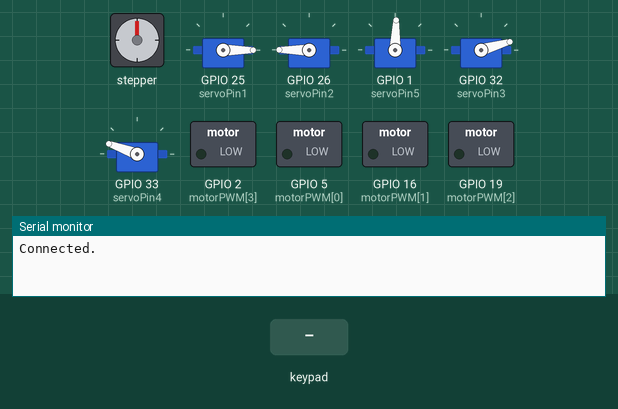
Recording of a sketch running on a simulated ESP32. Parts: stepper motor, 5 × servo, switched loads named in the sketch (green lamp = pin HIGH), the last lines printed to the serial monitor. Wiring (inferred from the names in the program): stepper motor (2048 steps per turn assumed): coils GPIO 17, GPIO 4, GPIO 18, GPIO 15. The test bench sets the inputs (shaded band). Nothing arrives over Bluetooth unless stated; servo pulses on a pin are drawn as a servo (544–2400 µs = 0–180°).

Above: at 1.2 s.
1.3 s: key 'S' pressed
At 1.8 s:
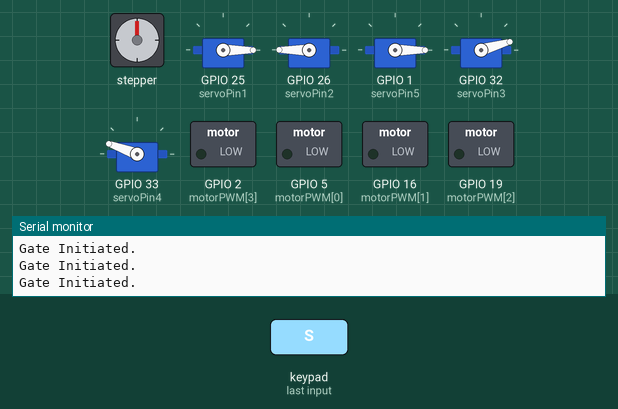
2.8 s: key 'T' pressed
At 4.1 s:
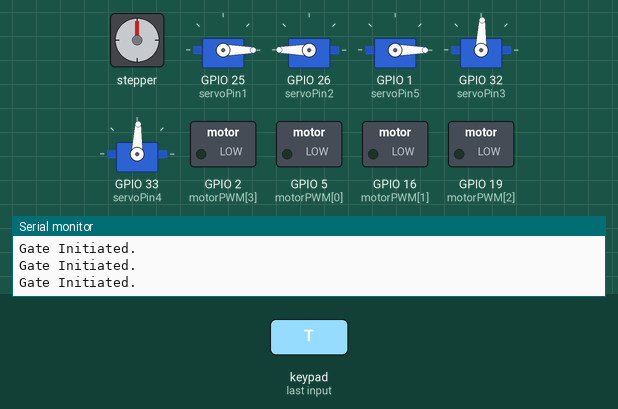
At 12.8 s:
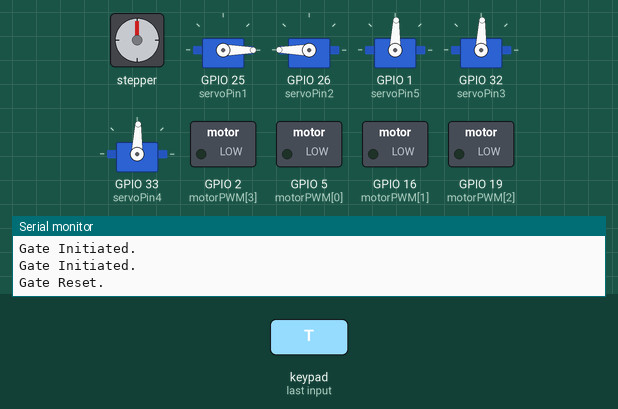
Timing chart, 0 to 13.2 s (numbered marks = the images above; inputs shaded):
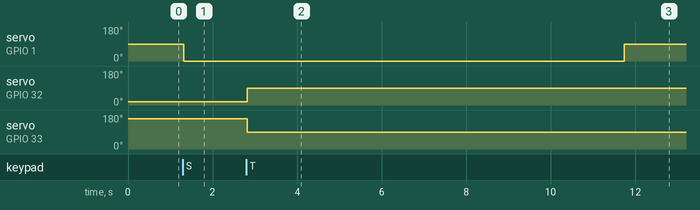

Measured:
- after the input at 1.3 s, servo on GPIO 1 (servoPin5): 88° → 0° at once
- after the input at 2.8 s, servo on GPIO 32 (servoPin3): 16° → 88° at once; servo on GPIO 33 (servoPin4): 160° → 88° at once

The sketch:

Robocon_Seeker_V2.ino
```cpp
// // Additional Functionalities
// #include "OTA.h"
// #include "User_interface.h"
// #include "MPU6050.h"

// Functional Macros
#include "PS3.h"
#include "Movement.h"
#include "Servo.h"
#include "Stepper.h"

void setup() {
  // Setup Read Spead and Serial monitor's Baud Rate
  analogReadResolution(12);
  Serial.begin(115200);

  // // Additional Macro Setups
  // OTA_setup();
  // User_interface_setup();
  // MPU6050_setup();

  // Macro Setups
  PS3_setup();
  Movement_setup();
  Servo_setup();
  Stepper_setup();

  while (!Ps3.isConnected())
  {
    motor(motor_Speed);
    //    OLED_display();
    //    OLED_display();
    PS3_move(stick_LX, stick_LY, stick_RX , stick_RY);
    //    server.handleClient();
    delay(1);
  }
}

void loop() {

  // // Additonal Macro Service Routines (Polling)
  // OLED_display();
  // server.handleClient();

  // Macro Service Routines (Polling)
  PS3_move(stick_LX, stick_LY, stick_RX , stick_RY);
  Servo_run(Triangle, Square, L1, R1);
  Stepper_run(L2, R2);

//  delay(1);
}
```

Movement.h
```cpp
// motor control system for TB6612FNG motor driver
// Also includes PS3 to motor control


//  motor control pin layout   [ Left Front, Right Front , Back Left , Back Right]
const byte motorPin1[] =  {17, 4, 18, 15};
const byte motorPWM[] = {5,  16, 19, 2};

//const byte motorPin1[] =  {15,4, 17, 18};
//const byte motorPWM[] = {2,  16, 5, 19}

//const byte motorPin2[] = {22, 2, 12, 17};
const byte motorChannel[] = {6, 7, 8, 9};
//const byte motorSTBY[] = {27};

int motor_Speed[] = {0, 0, 0, 0};
const byte PWM_resolution = 8;//16;
const int PWM_resolution_max_value = 255;//65536;


void motor(int Speed[])
{
  // invert back motors of the system
  Speed[0] = Speed[0];
  Speed[1] = Speed[1];
  Speed[2] = -Speed[2];
  Speed[3] = -Speed[3];

 // for loop to run each motors individually
  for (int x = 0; x < sizeof(motorPin1); x++)
  {

    if (Speed[x] > 0)
    { // Forward
      digitalWrite(motorPin1[x], HIGH);
      ledcWrite(motorChannel[x] , abs(Speed[x]));
    }
    else if (Speed[x] < 0)
    { // Reverse
      digitalWrite(motorPin1[x], LOW);
      ledcWrite(motorChannel[x] , abs(Speed[x]));
    }
    else
    { //Stop
      digitalWrite(motorPin1[x], LOW);
      ledcWrite(motorChannel[x] , 0);
    }
  }

}

void PS3_move(int LX, int LY, int RX , int RY)
{
  // angle from 0 to 2*pi
  float angle = PS3_LeftAnalogStickAngle (LX, LY)  ;

  //Speed  (range of 0 to 100)
  float Speed_total_percent = PS3_LeftAnalogStickSpeed(LX, LY);

  // turn speed for rotational movement
  float turn_Speed = 0;

  // filter to ignore inputs below 15 from controller for rotation only
  if (abs(RX) > 15) turn_Speed = map(RX, -128, 127 , -PWM_resolution_max_value, PWM_resolution_max_value);


  /*Mecanum wheels programming instructions found on this website
    https://seamonsters-2605.github.io/archive/mecanum
    similar principle is applied, however the direction of motion was changed (clockwise being positive angle)
  */

  motor_Speed[0] = map(sin(angle + (1 * PI) / 4) * Speed_total_percent * 100, -10000, 10000, -PWM_resolution_max_value, PWM_resolution_max_value);
  motor_Speed[1] = map(sin(angle + (3 * PI) / 4) * Speed_total_percent * 100, -10000, 10000, -PWM_resolution_max_value, PWM_resolution_max_value);
  motor_Speed[2] = map(sin(angle + (3 * PI) / 4) * Speed_total_percent * 100, -10000, 10000, -PWM_resolution_max_value, PWM_resolution_max_value);
  motor_Speed[3] = map(sin(angle + (1 * PI) / 4) * Speed_total_percent * 100, -10000, 10000, -PWM_resolution_max_value, PWM_resolution_max_value);

  //apply turn Speed to allow control using right analog stick
  motor_Speed[0] = motor_Speed[0] + turn_Speed;
  motor_Speed[1] = motor_Speed[1] - turn_Speed;
  motor_Speed[2] = motor_Speed[2] + turn_Speed;
  motor_Speed[3] = motor_Speed[3] - turn_Speed;

  // run all motors with according speeds
  motor(motor_Speed);

}

void move(int speed, float angle , int rotateSpeed)
{

}


//void PS3_move_DPAD()
//{
//  // int Speed = pot_Value = map(analogRead(pot_Pin), 0, 4095, 0, PWM_resolution_max_value) ;
//  int Speed =150 ;
//
//  if ((Ps3.data.button.up == 0)  && (Ps3.data.button.right == 0) && (Ps3.data.button.down == 0) && (Ps3.data.button.left == 0) && (Ps3.data.button.l1 == 0) && (Ps3.data.button.r1 == 0))
//  {
//    motor_Speed[0] = 0;
//    motor_Speed[1] = 0;
//    motor_Speed[2] = 0;
//    motor_Speed[3] = 0;
//  }
//  else if ((Ps3.data.button.up == 1)  && (Ps3.data.button.right == 0) && (Ps3.data.button.down == 0) && (Ps3.data.button.left == 0))
//  {
//    motor_Speed[0] = +Speed;
//    motor_Speed[1] = +Speed;
//    motor_Speed[2] = +Speed;
//    motor_Speed[3] = +Speed;
//  }
//  else if ((Ps3.data.button.up == 1)  && (Ps3.data.button.right == 1) && (Ps3.data.button.down == 0) && (Ps3.data.button.left == 0))
//  {
//    motor_Speed[0] = +Speed;
//    motor_Speed[1] = 0;
//    motor_Speed[2] = 0;
//    motor_Speed[3] = +Speed;
//  }
//  else if ((Ps3.data.button.up == 0)  && (Ps3.data.button.right == 1) && (Ps3.data.button.down == 0) && (Ps3.data.button.left == 0))
//  {
//    motor_Speed[0] = +Speed;
//    motor_Speed[1] = -Speed;
//    motor_Speed[2] = -Speed;
//    motor_Speed[3] = +Speed;
//  }
//  else if ((Ps3.data.button.up == 0)  && (Ps3.data.button.right == 1) && (Ps3.data.button.down == 1) && (Ps3.data.button.left == 0))
//  {
//    motor_Speed[0] = 0;
//    motor_Speed[1] = -Speed;
//    motor_Speed[2] = -Speed;
//    motor_Speed[3] = 0;
//  }
//  else if ((Ps3.data.button.up == 0)  && (Ps3.data.button.right == 0) && (Ps3.data.button.down == 1) && (Ps3.data.button.left == 0))
//  {
//    motor_Speed[0] = -Speed;
//    motor_Speed[1] = -Speed;
//    motor_Speed[2] = -Speed;
//    motor_Speed[3] = -Speed;
//  }
//  else if ((Ps3.data.button.up == 0)  && (Ps3.data.button.right == 0) && (Ps3.data.button.down == 1) && (Ps3.data.button.left == 1))
//  {
//    motor_Speed[0] = -Speed;
//    motor_Speed[1] = 0;
//    motor_Speed[2] = 0;
//    motor_Speed[3] = -Speed;
//  }
//  else if ((Ps3.data.button.up == 0)  && (Ps3.data.button.right == 0) && (Ps3.data.button.down == 0) && (Ps3.data.button.left == 1))
//  {
//    motor_Speed[0] = -Speed;
//    motor_Speed[1] = +Speed;
//    motor_Speed[2] = +Speed;
//    motor_Speed[3] = -Speed;
//  }
//  else if ((Ps3.data.button.up == 1)  && (Ps3.data.button.right == 0) && (Ps3.data.button.down == 0) && (Ps3.data.button.left == 1))
//  {
//    motor_Speed[0] = 0;
//    motor_Speed[1] = Speed;
//    motor_Speed[2] = Speed;
//    motor_Speed[3] = 0;
//  }
//  else if ((Ps3.data.button.l1 == 1) && (Ps3.data.button.r1 == 0))
//  {
//    motor_Speed[0] = -Speed;
//    motor_Speed[1] = Speed;
//    motor_Speed[2] = -Speed;
//    motor_Speed[3] = Speed;
//  }
//  else if ((Ps3.data.button.l1 == 0) && (Ps3.data.button.r1 == 1))
//  {
//    motor_Speed[0] = Speed;
//    motor_Speed[1] = -Speed;
//    motor_Speed[2] = Speed;
//    motor_Speed[3] = -Speed;
//  }
//  else
//  {
//    motor_Speed[0] = 0;
//    motor_Speed[1] = 0;
//    motor_Speed[2] = 0;
//    motor_Speed[3] = 0;
//  }
//
//  motor(motor_Speed);
//}

void Movement_setup()
{
  // movement setup

  // activate Standby pin
//  for (int x = 0; x < sizeof(motorSTBY); x++)
//  {
//    pinMode(motorSTBY[x], OUTPUT);
//  }

// set motor pins as output
  for (int x = 0; x < sizeof(motorPin1); x++)
  {
    pinMode(motorPin1[x], OUTPUT);
//    pinMode(motorPin2[x], OUTPUT);
    ledcSetup(motorChannel[x], 5000, PWM_resolution);
    ledcAttachPin(motorPWM[x] , motorChannel[x] );
  }
}
```

PS3.h
```cpp
// Allows control using a PS3 controller by using the github library by jvpernis
//https://github.com/jvpernis/esp32-ps3

#include <Ps3Controller.h>

// PS3 Status Variables
int player = 0;
int battery = 0;

// PS3 Control Variables (Movement)
int stick_LX;
int stick_LY;
int stick_RX;
int stick_RY;

// PS3 Control Variables (Servos)
int Triangle = 0; // 0 = not pressed (hold position), 1 = pressed (Request Scoop)
int Square = 0;   // 0 = not pressed (hold position), 1 = pressed (Request Ball Release)
int L1 = 0;       // 0 = not pressed (hold position), 1 = pressed (Tighten Gripper)
int R1 = 0;       // 0 = not pressed (hold position), 1 = pressed (Loosen Gripper)

// PS3 Control Variables (Stepper)
int L2 = 0;       // 0 = not pressed (hold position), 1 = pressed (Move Gripper Up)
int R2 = 0;       // 0 = not pressed (hold position), 1 = pressed (Move Gripper Down)

// Internal Variable Changes when PS3 Control changes
void notify()
{
  // Movement
  if ( abs(Ps3.event.analog_changed.stick.lx) + abs(Ps3.event.analog_changed.stick.ly) > 2 ) {
    stick_LX = Ps3.data.analog.stick.lx;
    stick_LY = -Ps3.data.analog.stick.ly;
  }
//  else
//  {
//    stick_LX = 0;
//    stick_LY = 0;
//  }
  if ( abs(Ps3.event.analog_changed.stick.rx) + abs(Ps3.event.analog_changed.stick.ry) > 2 ) {
    stick_RX = Ps3.data.analog.stick.rx;
    stick_RY = -Ps3.data.analog.stick.ry;
  }
//  else
//  {
//    stick_RX = 0;
//    stick_RY = 0;
//  }

  // Servos
  if( Ps3.event.button_down.r1 )        R1 = 1;
  if( Ps3.event.button_up.r1 )          R1 = 0;
  if( Ps3.event.button_down.l1 )        L1 = 1;
  if( Ps3.event.button_up.l1 )          L1 = 0;
  if( Ps3.event.button_down.square )    Square = 1;
  if( Ps3.event.button_up.square )      Square = 0;
  if( Ps3.event.button_down.triangle )  Triangle = 1;
  if( Ps3.event.button_up.triangle )    Triangle = 0;

  // Stepper
  if( Ps3.event.button_down.r2 )  R2 = 1;
  if( Ps3.event.button_up.r2 )    R2 = 0;
  if( Ps3.event.button_down.l2 )  L2 = 1;
  if( Ps3.event.button_up.l2 )    L2 = 0;
}

void onConnect() {
  Serial.println("Connected.");
}

void PS3_setup()
{
  Ps3.attach(notify);
  Ps3.attachOnConnect(onConnect);
  Ps3.begin("06:05:04:03:02:01");
}

// Helper Function to Calculate Analog Stick Angle
float PS3_LeftAnalogStickAngle (int LX, int LY)
{
  float LX_vector = map(LX, -128, 127, -10000, 10000) / 100;
  float LY_vector = map(LY, -127, 128, -10000, 10000) / 100;
  float angle ;
  if (LY_vector == 0 && LX_vector > 0) angle = PI / 2;
  else if (LY_vector == 0 && LX_vector < 0) angle = 3 * PI / 2;
  else if (LY_vector == 0 && LX_vector == 0) angle = 0;
  else angle = atan(abs(LX_vector) / abs(LY_vector));

  if ( LX_vector > 0 && LY_vector > 0) angle = angle;
  else if ( LX_vector > 0 && LY_vector < 0) angle = PI - angle ;
  else if ( LX_vector < 0 && LY_vector < 0) angle = PI + angle;
  else if ( LX_vector < 0 && LY_vector > 0) angle = 2 * PI - angle;

  return angle;
}

// Helper Function to Calculate Analog Stick Speed
float PS3_LeftAnalogStickSpeed(int LX, int LY)
{
  float LX_vector = 0;
  float LY_vector = 0;
  if (abs(LX) > 15) LX_vector = map(LX, -128, 127, -10000, 10000) / 100;
//  else LX_vector = 0;
  if (abs(LY) > 15) LY_vector = map(LY, -127, 128, -10000, 10000) / 100;
//  else LY_vector = 0;
  float Speed = sqrt(LX_vector * LX_vector + LY_vector * LY_vector);
  if (Speed > 100) Speed = 100;

  return Speed;
}
```

PWMServo.h
```cpp
static const int minBit = 1638; // corresponding to 0 deg
static const int maxBit = 7864; // corresponding to 180 deg

//static const int minBit = 1639; // corresponding to 0 deg
//static const int maxBit = 8191; // corresponding to 180 deg

static const int minDeg = 0;
static const int maxDeg = 180;
static const int freq = 50;
const int bitWidth = 16;
int servoPulse;


void PWMsetup(int channel, int pin) {
  ledcSetup(channel, freq,  bitWidth); // 50 Hz, 16-bit width
  ledcAttachPin(pin, channel);   // GPIO pin assigned to channel
}

// Creates a PWM signal by mapping the position of the servo in degrees to
void setPos(int channel, int deg) {
  servoPulse = map(deg, minDeg, maxDeg, minBit, maxBit);
  ledcWrite(channel, servoPulse);
}


//
//int ledState = LOW;             // ledState used to set the LED
//unsigned long previousMillis = 0;        // will store last time LED was updated
//const long interval = 5000;           // interval at which to blink (milliseconds)
//void setup() {
//  ledcSetup(1, freq,  bitWidth); // channel 1, 50 Hz, 16-bit width
//  ledcAttachPin(pin1, 1);   // GPIO 23 assigned to channel 1
//
//  ledcSetup(2, freq,  bitWidth); // channel 1, 50 Hz, 16-bit width
//  ledcAttachPin(pin2, 2);   // GPIO 23 assigned to channel 1
//}
//
//  float value = 90;
//  int servoPulse =0;
//void loop() {
//  //      ledcWrite(1, 1638);       // 0 degrees
//  //      ledcWrite(2, 7864);       // 0 degrees
//  //      delay(3000);
//  //      ledcWrite(1, 7864);       // 180 degrees
//  //      ledcWrite(2, 1638);       // 0 degrees
//  //      delay(3000);
//
//
//  unsigned long currentMillis = millis();
//  if (currentMillis - previousMillis >= interval) {
//    // save the last time you blinked the LED
//    previousMillis = currentMillis;
//    if (ledState == LOW) {
//      ledState = HIGH;
//      value = 150;
//      servoPulse = map(value, 0, 180, 1638, 7864);
//      ledcWrite(1, servoPulse);       // 90 degrees
//
//      value = 30;
//      servoPulse = map(value, 0, 180, 1638, 7864);
//      ledcWrite(2,servoPulse);
////      servoPulse = 20;
//    }
//    else {
//      ledState = LOW;
//      value = 30;
//      servoPulse = map(value, 0, 180, 1638, 7864);
//      ledcWrite(1, servoPulse);       // 180 degrees
//
//      value = 150;
//      servoPulse = map(value, 0, 180, 1638, 7864);
//      ledcWrite(2,servoPulse);       // 0 degrees
//    }
//  }
//}
```

Servo.h
```cpp
//#include <Servo.h>

#include "PWMServo.h"


// Servo Pins
static const int servoPin1 = 25; // Scooper servo 1
static const int servoPin2 = 26; // Scooper servo 2

static const int servoPin3 = 32; // Gripper left
static const int servoPin4 = 33; // Gripper right

static const int servoPin5 = 1; // Release servo mechanism


// Constant Variables
static const int ScooperWaitTime = 3000;     // Scooper Wait Time in millis
static const int GateWaitTime = 10000;        // Gate Wait Time in millis
const float GripperSpeed = 0.15;    // Gripper Speed in Degrees per Iteration
const float MaxGripDeg = 160;      // Maximum Gripper Servo Angle in Degrees
const float MinGripDeg = 20;       // Minimum Gripper Servo Angle in Degrees

// Servo Definitions
//Servo Scooper;
//Servo Gate;
//Servo GripperLeft;
//Servo GripperRight;

// Internal Variables
static boolean ScooperReady = true;
static boolean ScooperMoving = false;
static boolean GateReady = true;
static float GripperPos;
static unsigned long ScooperStartTime = 0;
static unsigned long GateStartTime = 0;
static unsigned long TimeElapsedScooper = 0;
static unsigned long TimeElapsedGate = 0;
unsigned long prevMillisScoop = 0;
unsigned long curMillisScoop = 0;
unsigned long prevMillisGate = 0;
unsigned long curMillisGate = 0;


// Function Prototypes
void run_Scooper(int);
void run_Gate(int);
void run_Gripper(int, int, int);

// Servos Initialization
void Servo_setup() {
  PWMsetup(1, servoPin1);  // Scooper servo 1
  PWMsetup(2, servoPin2);  // Scooper servo 2
  PWMsetup(3, servoPin3);  // Gripper left
  PWMsetup(4, servoPin4);  // Gripper right
  PWMsetup(5, servoPin5);  // Release servo mechanism

  setPos(1, 0);
  setPos(2, 180);
  setPos(5, 90);

  GripperPos = MinGripDeg;
  setPos(3, GripperPos);
  setPos(4, 180 - GripperPos);

 // OLD CODES COMMENTED OUT
 //  Scooper.write(0);
//  Gate.write(90);
//  GripperPos = MinGripDeg;
//  Scooper.attach(servoPin1);
//  Gate.attach(servoPin2);
//  GripperLeft.attach(servoPin3);
//  GripperRight.attach(servoPin4);
}

// Servos Service Routine
void Servo_run(int Triangle, int Square, int L1, int R1) {
  //run_Scooper(Triangle);
  run_Gripper(L1, R1, Triangle);
  run_Gate(Square);
}


void run_Scooper(int Triangle) {
  // SLOW DOWN MOTION
  if (Triangle) {
    //ScooperStartTime = millis();
    ScooperReady = false;
    setPos(1, 150);
    setPos(2, 30);
    ScooperMoving = false;
    prevMillisScoop = curMillisScoop;
    Serial.println("Scooper Initiated.");
  }

  curMillisScoop = millis();

  // This branch runs once only
  if ( !ScooperReady && (curMillisScoop - prevMillisScoop >= ScooperWaitTime))  {
        setPos(1, 0);
        setPos(2, 180);
    //Gate.write(90);
    Serial.println("Scooper Reset.");
    ScooperReady = true;
//    ScooperStartTime = millis(); // Start time when moving downwards
//    ScooperMoving = true;
//  }
//
//  // While scooper is moving, this branch runs
//  if (ScooperMoving) {
//    // Scooper servos set to 0 deg
//    unsigned long progress = millis() - ScooperStartTime;
//
//    if (progress <= 1500) {
//      long ScooperAngle = map(progress, 0, 1500, 150, 0);
//      setPos(1, ScooperAngle);
//      setPos(2, 180 - ScooperAngle);
//    }
//
//    if (progress > 1500) {
//      Serial.println("Scooper Reset.");
//      ScooperReady = true;
//    }
//  }


// NO FILTER
//  if (Triangle) {
//    //ScooperStartTime = millis();
//    ScooperReady = false;
//    // Scooper servos set to 90 deg
//    setPos(1, 180);
//    setPos(2, 0);
//    // Scooper.write(90);
//    Serial.println("Scooper Initiated.");
//  }
//
//  curMillisScoop = millis();
//  if (!ScooperReady && (curMillisScoop - prevMillisScoop >= ScooperWaitTime))  {
//    prevMillisScoop = curMillisScoop;
//    // Scooper servos set to 0 deg
//    setPos(1, 0);
//    setPos(2, 180);
//    //Scooper.write(0);
//    Serial.println("Scooper Reset.");
//    ScooperReady = true;
  }
}


void run_Gate(int Square) {
  if (Square) {
    GateReady = false;
    // Gate set to 0 deg
    setPos(5, 0);
    prevMillisGate = curMillisGate;
    Serial.println("Gate Initiated.");
  }
  curMillisGate = millis();
  if (!GateReady &&  (curMillisGate - prevMillisGate >= GateWaitTime))  {
    // Gate set to 90 deg
    setPos(5, 90);
    //Gate.write(90);
    Serial.println("Gate Reset.");
    GateReady = true;
  }
}

// Function to update Gripper
void run_Gripper(int L1, int R1, int Triangle) {
  if (Triangle) {
    GripperPos = 90;
    setPos(3, 90);
    setPos(4, 90);
    return;
  }

  if(L1 && !R1) {
    GripperPos = GripperPos - GripperSpeed;
    if(GripperPos < MinGripDeg) GripperPos = MinGripDeg;
    Serial.print("Gripper Loosening. Gripper Position: ");
    Serial.println(GripperPos);
  }
  if(R1 && !L1) {
    GripperPos = GripperPos + GripperSpeed;
    if(GripperPos > MaxGripDeg) GripperPos = MaxGripDeg;
    Serial.print("Gripper Tightening. Gripper Position: ");
    Serial.println(GripperPos);
  }

  setPos(3, GripperPos);
  setPos(4, 180 - GripperPos);

  //GripperLeft.write(GripperPos);
  //GripperRight.write(180 - GripperPos);

}
```

Source omitted: Stepper.h (1664 bytes)
